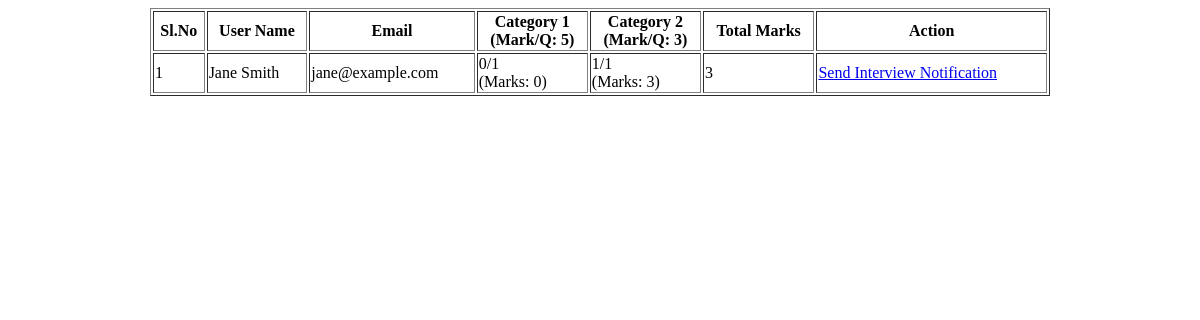
Page /Project/Company/ViewResult.php?jid=2 on the committed database.
### tables this page shows
CREATE TABLE `tbl_user` (
  `user_id` int(11) NOT NULL,
  `user_name` varchar(30) NOT NULL,
  `user_email` varchar(50) NOT NULL,
  `user_contact` varchar(50) NOT NULL,
  `user_address` varchar(300) NOT NULL,
  `user_photo` varchar(300) NOT NULL,
  `user_gender` varchar(50) NOT NULL,
  `user_dob` varchar(50) NOT NULL,
  `user_password` varchar(50) NOT NULL,
  `user_status` int(11) NOT NULL DEFAULT 0,
  `place_id` int(11) NOT NULL
);

### Project/Company/ViewResult.php (the view, shortened to what this page needs)
<?php
include('../Assets/Connection/Connection.php');
$jid = isset($_GET['jid']) ? (int)$_GET['jid'] : 0;
$exam_query = "SELECT exam_id FROM tbl_exam WHERE jobpost_id = $jid AND exam_status = 2 LIMIT 1";
$exam_result = $Con->query($exam_query);
if (!$exam_result || !$exam = $exam_result->fetch_assoc()) {
    echo "<script>alert('No completed exam found for this job post.'); window.location='JobList.php';</script>";
    exit;
}
$exam_id = $exam['exam_id'];
$category_query = "SELECT questioncategory_id, questioncategory_mark FROM tbl_questioncategory WHERE questioncategory_id IN (SELECT questioncategory_id FROM tbl_question WHERE exam_id = $exam_id)";
$category_result = $Con->query($category_query);
$categories = [];
while ($category = $category_result->fetch_assoc()) {
    $cat_id = $category['questioncategory_id'];
    $mark = $category['questioncategory_mark'];
    $categories[$cat_id] = $mark;
}
?>
<!DOCTYPE html>
<html>
<head>
</head>
<body>
<div align="center">
    <?php
    $user_query = "SELECT u.user_id, u.user_name, u.user_email FROM tbl_user u
                   JOIN tbl_questionanswer qa ON u.user_id = qa.user_id
                   WHERE qa.question_id IN (SELECT question_id FROM tbl_question WHERE exam_id = $exam_id)
                   GROUP BY u.user_id";
    $user_result = $Con->query($user_query);
    if ($user_result->num_rows == 0) {
        echo "<p>No candidates have completed the exam.</p>";
    } else {
    ?>
        <table width="900" border="1">
            <tr>
                <th>Sl.No</th>
                <th>User Name</th>
                <th>Email</th>
                <?php foreach ($categories as $cat_id => $mark) { ?>
                    <th>Category <?php echo $cat_id; ?><br/>(Mark/Q: <?php echo $mark; ?>)</th>
                <?php } ?>
                <th>Total Marks</th>
                <th>Action</th>
            </tr>
            <?php
            $i = 0;
            while ($user = $user_result->fetch_assoc()) {
                $i++;
                $user_id = $user['user_id'];
                $total_marks = 0;
            ?>
                <tr>
                    <td><?php echo $i; ?></td>
                    <td><?php echo $user['user_name']; ?></td>
                    <td><?php echo $user['user_email']; ?></td>
                    <?php
                    foreach ($categories as $cat_id => $mark) {
                        $question_query = "SELECT question_id FROM tbl_question WHERE exam_id = $exam_id AND questioncategory_id = $cat_id";
                        $question_result = $Con->query($question_query);
                        $total_questions = $question_result->num_rows;
                        $correct_count = 0;
                        $cat_marks = 0;
                        while ($question = $question_result->fetch_assoc()) {
                            $qid = $question['question_id'];
                            $answer_query = "SELECT o.option_iscorrect FROM tbl_questionanswer qa
                                             JOIN tbl_option o ON qa.option_id = o.option_id
                                             WHERE qa.user_id = $user_id AND qa.question_id = $qid";
                            $answer_result = $Con->query($answer_query);
                            if ($answer_result && $answer = $answer_result->fetch_assoc()) {
                                if ($answer['option_iscorrect'] == 1) {
                                    $correct_count++;
                                    $cat_marks += $mark;
                                }
                            }
                        }
                        $total_marks += $cat_marks;
                    ?>
                        <td><?php echo "$correct_count/$total_questions<br>(Marks: $cat_marks)"; ?></td>
                    <?php } ?>
                    <td><?php echo $total_marks; ?></td>
                    <td>
                        <a href="#" onclick="showInterviewForm('<?php echo $user_id; ?>', '<?php echo $user['user_email']; ?>')">Send Interview Notification</a>
                    </td>
                </tr>
            <?php } ?>
        </table>
    <?php } ?>
</div>
</body>
</html>

### rows in the picture
tbl_user: user_name "Jane Smith", user_email "jane@example.com", correct_count "0", total_questions "1", cat_marks "0", correct_count "1", cat_marks "3", total_marks "3"

### other values in the picture
$cat_id "1"
$mark "5"
$cat_id "2"
$mark "3"
